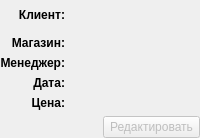
             <widget class="QWidget" name="formReadPage_6">
              <layout class="QGridLayout" name="gridLayout_32">
               <property name="leftMargin">
                <number>0</number>
               </property>
               <property name="topMargin">
                <number>0</number>
               </property>
               <property name="rightMargin">
                <number>0</number>
               </property>
               <property name="bottomMargin">
                <number>0</number>
               </property>
               <item row="2" column="0" colspan="2">
                <spacer name="horizontalSpacer_17">
                 <property name="orientation">
                  <enum>Qt::Horizontal</enum>
                 </property>
                 <property name="sizeHint" stdset="0">
                  <size>
                   <width>40</width>
                   <height>20</height>
                  </size>
                 </property>
                </spacer>
               </item>
               <item row="0" column="0" rowspan="2" colspan="3">
                <layout class="QGridLayout" name="gridLayout_33">
                 <item row="1" column="0">
                  <widget class="QLabel" name="label_57">
                   <property name="font">
                    <font>
                     <weight>75</weight>
                     <bold>true</bold>
                    </font>
                   </property>
                   <property name="text">
                    <string>Магазин:</string>
                   </property>
                   <property name="alignment">
                    <set>Qt::AlignRight|Qt::AlignTrailing|Qt::AlignVCenter</set>
                   </property>
                  </widget>
                 </item>
                 <item row="3" column="0">
                  <widget class="QLabel" name="label_59">
                   <property name="font">
                    <font>
                     <weight>75</weight>
                     <bold>true</bold>
                    </font>
                   </property>
                   <property name="text">
                    <string>Дата:</string>
                   </property>
                   <property name="alignment">
                    <set>Qt::AlignRight|Qt::AlignTrailing|Qt::AlignVCenter</set>
                   </property>
                  </widget>
                 </item>
                 <item row="0" column="0">
                  <widget class="QLabel" name="label_58">
                   <property name="minimumSize">
                    <size>
                     <width>0</width>
                     <height>30</height>
                    </size>
                   </property>
                   <property name="font">
                    <font>
                     <weight>75</weight>
                     <bold>true</bold>
                    </font>
                   </property>
                   <property name="text">
                    <string>Клиент:</string>
                   </property>
                   <property name="alignment">
                    <set>Qt::AlignRight|Qt::AlignTrailing|Qt::AlignVCenter</set>
                   </property>
                  </widget>
                 </item>
                 <item row="2" column="1">
                  <widget class="QLabel" name="orderManagerLabel">
                   <property name="text">
                    <string/>
                   </property>
                  </widget>
                 </item>
                 <item row="2" column="0">
                  <widget class="QLabel" name="label_60">
                   <property name="font">
                    <font>
                     <weight>75</weight>
                     <bold>true</bold>
                    </font>
                   </property>
                   <property name="text">
                    <string>Менеджер:</string>
                   </property>
                   <property name="alignment">
                    <set>Qt::AlignRight|Qt::AlignTrailing|Qt::AlignVCenter</set>
                   </property>
                  </widget>
                 </item>
                 <item row="1" column="1">
                  <widget class="QLabel" name="orderShopLabel">
                   <property name="text">
                    <string/>
                   </property>
                  </widget>
                 </item>
                 <item row="0" column="1">
                  <widget class="QLabel" name="orderClientLabel">
                   <property name="maximumSize">
                    <size>
                     <width>16777215</width>
                     <height>30</height>
                    </size>
                   </property>
                   <property name="text">
                    <string/>
                   </property>
                  </widget>
                 </item>
                 <item row="4" column="0">
                  <widget class="QLabel" name="label_65">
                   <property name="font">
                    <font>
                     <weight>75</weight>
                     <bold>true</bold>
                    </font>
                   </property>
                   <property name="text">
                    <string>Цена:</string>
                   </property>
                   <property name="alignment">
                    <set>Qt::AlignRight|Qt::AlignTrailing|Qt::AlignVCenter</set>
                   </property>
                  </widget>
                 </item>
                 <item row="0" column="2" rowspan="5">
                  <spacer name="horizontalSpacer_18">
                   <property name="orientation">
                    <enum>Qt::Horizontal</enum>
                   </property>
                   <property name="sizeHint" stdset="0">
                    <size>
                     <width>40</width>
                     <height>20</height>
                    </size>
                   </property>
                  </spacer>
                 </item>
                 <item row="3" column="1">
                  <widget class="QLabel" name="orderDateLabel">
                   <property name="text">
                    <string/>
                   </property>
                  </widget>
                 </item>
                 <item row="4" column="1">
                  <widget class="QLabel" name="orderPriceLabel">
                   <property name="text">
                    <string/>
                   </property>
                  </widget>
                 </item>
                </layout>
               </item>
               <item row="2" column="2">
                <widget class="QPushButton" name="shopEditButton_3">
                 <property name="enabled">
                  <bool>false</bool>
                 </property>
                 <property name="minimumSize">
                  <size>
                   <width>97</width>
                   <height>0</height>
                  </size>
                 </property>
                 <property name="text">
                  <string>Редактировать</string>
                 </property>
                </widget>
               </item>
              </layout>
             </widget>
